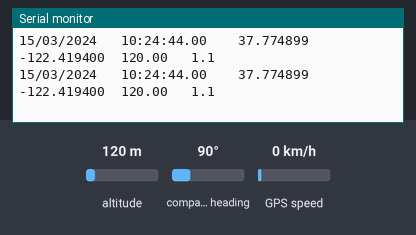
Bench run of a sketch on a simulated Arduino Uno, built with avr-gcc and run on an emulated ATmega328P. Shown: the last lines printed to the serial monitor. The inputs (shaded band) are chosen by the test bench; at power-on: altitude 120 m, compass heading 90°, GPS speed 0 km/h. Storage starts empty; the GPS gets a fix after 3 s at 37.7749, -122.4194 with 8 satellites.

Above: at 15.9 s.
16.0 s: altitude set to 11 m
At 17.42 s:
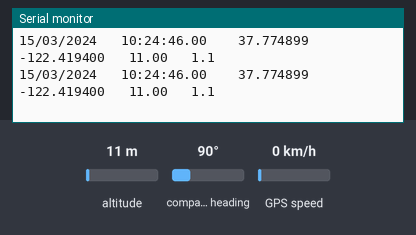
17.5 s: altitude set to 8 m
At 18.24 s:
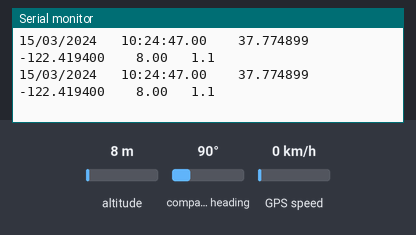
Timing chart, 0 to 20.5 s (numbered marks = the images above; inputs shaded):
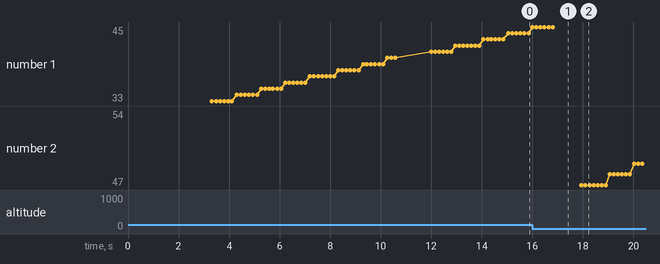

Measured:
- the behaviour switches between 10 and 9 m on altitude (found by bisection; images 1 and 2)
- after the input at 16.0 s, the serial monitor: prints a new line after 0.96 s (image 1)
- after the input at 17.5 s, the serial monitor: prints a new line after 0.44 s (image 2)

The sketch:

TGPS2SDcard.ino
```cpp
// this program uses the TinyGPSPlus by Mikal Hart to derive the actual Lat Long and Alt data
// it uses hdop to determine when the GPS has locked on after a cold start.
// while the software will display course and speed we need some of the other NMEA sentences and
// that slows things down so just stick with Lat Long and Altitude.

#include <TinyGPSPlus.h>
#include <SoftwareSerial.h>
#include <SD.h>
// It requires the use of SoftwareSerial, and assumes that you have a
// 9600-baud serial GPS device hooked up on pins 4(rx) and 3(tx).
static const int RXPin = 4, TXPin = 3;
static const uint32_t GPSBaud = 9600;

TinyGPSPlus gps;                        // The TinyGPSPlus object
SoftwareSerial ss(RXPin, TXPin);        // The serial connection to the GPS device

//  SD card attached to SPI bus as follows:
//  SDO - pin 11
//  SDI - pin 12
//  CLK - pin 13
//  CS - pin  10
const int chipSelect = 10;
File myFile;

char fileName[16];
char gpsData[90];
char dateArr[16];
char timeArr[16];
char hdopArr[6];
char latArr[16];
char lngArr[16];
char altArr[10];

int nLines = 0;

void setup() {
  Serial.begin(115200);
  ss.begin(GPSBaud);

  Serial.print("Initializing SD card...");
  while (!SD.begin(chipSelect)) {                       // loops every 4 sec until we have the SD card initialised
	  Serial.println("initialization failed. retry!");
	  smartDelay(4000);	                                  // delay 4 sec and try again
  }

  Serial.println("initialization done.");

    myFile = SD.open("gps.txt", FILE_WRITE);
    Serial.println("Opened GPS.txt");
    smartDelay(1000);

    myFile.close();
    Serial.println("File Closed");

  ss.println("$PMTK314,1,1,1,1,1,0,0,0,0,0,0,0,0,0,0,0,0,0,0*29");    // set all NMEA sentences

  while (gps.hdop.hdop() == 0.0) {                                    // hdop is zero until locked on
    smartDelay(2000);
    Serial.print(".");
  }

  Serial.println("Valid HDOP received");                              // when hdop non zero we have lock
  ss.println("$PMTK314,0,0,0,1,0,0,0,0,0,0,0,0,0,0,0,0,0,0,0*29");    // set to only GGA sentence for speed
  ss.println("$PMTK220,200*2C");                                      // set to 5 hertz update
  Serial.println("set GPS to 5Hz GGA only sentence now.");            // let us know
}

void loop() {
  smartDelay(100);                                                     // is there any data

  if (++nLines % 5 == 0) {                                            // at 5 hertz this is 1 second of data
    myFile.close();                                                   // file may be open

    sprintf(fileName, "GPS_%i.txt", nLines / 5);                      // create a new file name
    myFile = SD.open(fileName, FILE_WRITE);                           // open it for writing
  };

  // sprintf(dateArr, "%02d/%02d/%02d %02d:%02d:%02d.%02d ", gps.date.day(), gps.date.month(), gps.date.year(), gps.time.hour(), gps.time.minute(), gps.time.second(), gps.time.centisecond());
  sprintf(dateArr, "%02d/%02d/%02d  ", gps.date.day(), gps.date.month(), gps.date.year());
  sprintf(timeArr, "%02d:%02d:%02d.%02d ", gps.time.hour(), gps.time.minute(), gps.time.second(), gps.time.centisecond());
  dtostrf(gps.location.lat(),11, 6, latArr);                          // convert float to a string -> _buffer
  dtostrf(gps.location.lng(),12, 6, lngArr);                          // convert float to a string -> _buffer
  dtostrf(gps.altitude.meters(),7, 2, altArr);              	        // convert float to a string -> _buffer
  dtostrf(gps.hdop.hdop(), 5, 1, hdopArr);                             // convert float to a string -> _buffer

  sprintf(gpsData, "%s %s %s %s %s %s\n", dateArr, timeArr, latArr, lngArr, altArr, hdopArr);  // create the string for writing to sd card
  Serial.print(gpsData);                                              // show me
  myFile.print(gpsData);                                              // and write to SD card.

  smartDelay(50);                                                     // check if more data

  if (millis() > 5000 && gps.charsProcessed() < 10)                   // have we lost GPS
    Serial.println(F("No GPS data received: check wiring"));
}


static void smartDelay(unsigned long ms) {      // This custom version of delay() ensures that the gps object is being "fed".
  unsigned long start = millis();
  do {
    while (ss.available())
      gps.encode(ss.read());
  } while (millis() - start < ms);
}
```
